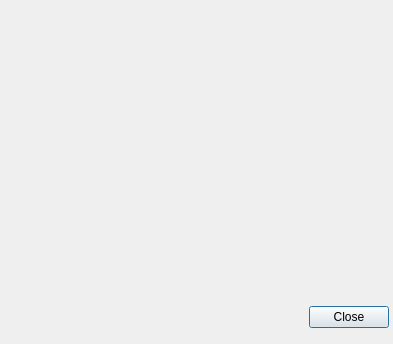
<?xml version="1.0" encoding="UTF-8"?>
<ui version="4.0">
 <class>aboutDialog</class>
 <widget class="QDialog" name="aboutDialog">
  <property name="windowModality">
   <enum>Qt::WindowModal</enum>
  </property>
  <property name="geometry">
   <rect>
    <x>0</x>
    <y>0</y>
    <width>393</width>
    <height>344</height>
   </rect>
  </property>
  <property name="windowTitle">
   <string>About</string>
  </property>
  <property name="windowIcon">
   <iconset resource="../icons/iconos.qrc">
    <normaloff>:/base/logo</normaloff>:/base/logo</iconset>
  </property>
  <property name="modal">
   <bool>true</bool>
  </property>
  <widget class="QDialogButtonBox" name="btnClose">
   <property name="geometry">
    <rect>
     <x>60</x>
     <y>300</y>
     <width>329</width>
     <height>34</height>
    </rect>
   </property>
   <property name="standardButtons">
    <set>QDialogButtonBox::Close</set>
   </property>
  </widget>
 </widget>
 <resources>
  <include location="../icons/iconos.qrc"/>
 </resources>
 <connections>
  <connection>
   <sender>btnClose</sender>
   <signal>clicked(QAbstractButton*)</signal>
   <receiver>aboutDialog</receiver>
   <slot>accept()</slot>
   <hints>
    <hint type="sourcelabel">
     <x>224</x>
     <y>316</y>
    </hint>
    <hint type="destinationlabel">
     <x>196</x>
     <y>171</y>
    </hint>
   </hints>
  </connection>
 </connections>
</ui>
